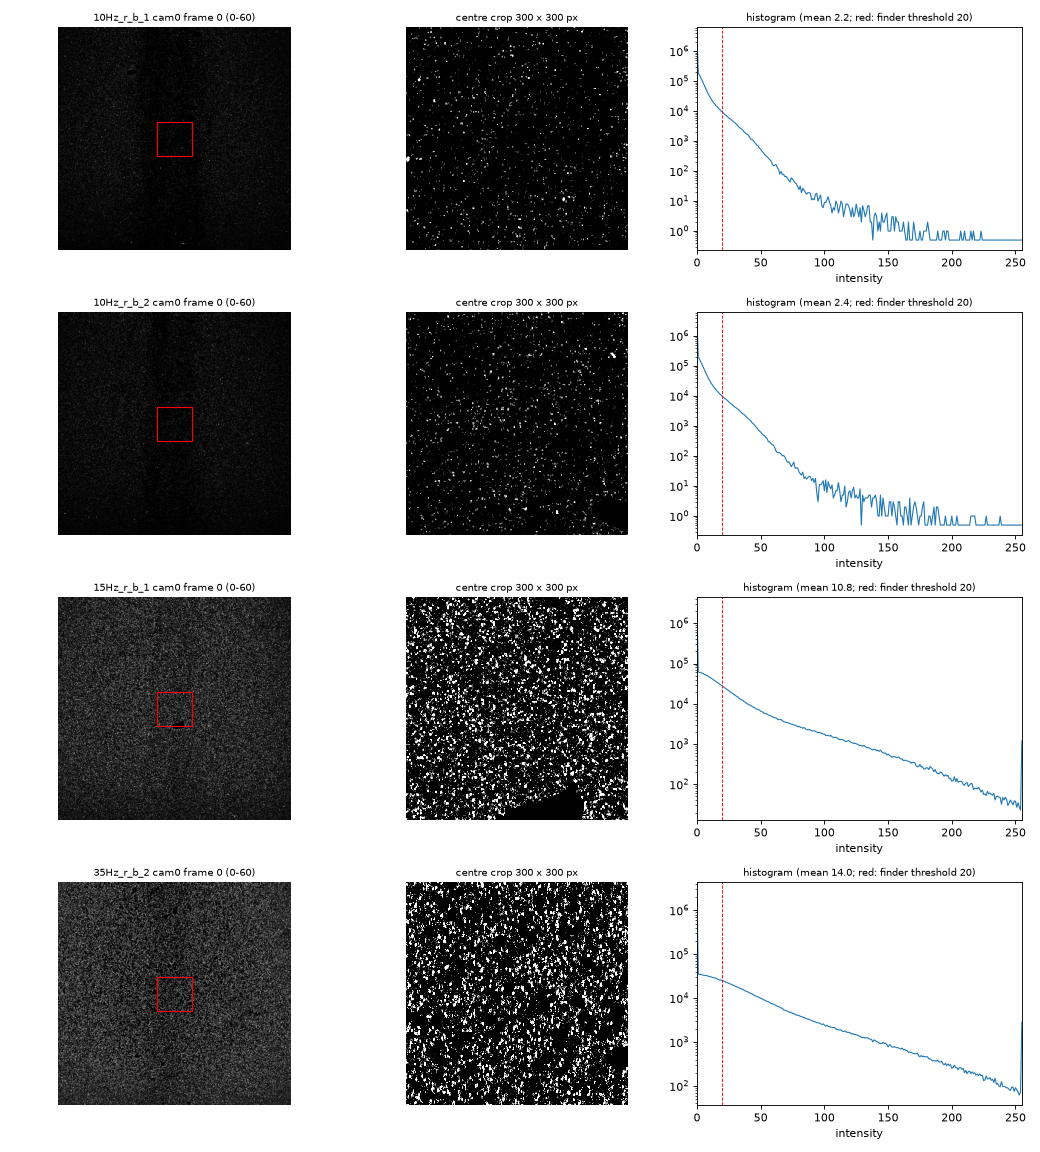

Source code (Python):
"""I2: what the masked images of each run look like (frame 0, every camera): a full frame and a 300 x 300 px crop at
the same place, shown on the same grey scale, and the intensity histogram.  Read only.

    python tests/look_images.py [RUN ...] [--frame F] [--out NAME]

Writes tests/<NAME>.png (default look_images.png).
"""
from __future__ import annotations

import argparse
import os
import sys

import cv2
import matplotlib

matplotlib.use("Agg")
import matplotlib.pyplot as plt  # noqa: E402
import numpy as np  # noqa: E402

sys.path.insert(0, os.path.dirname(os.path.dirname(os.path.abspath(__file__))))
import case  # noqa: E402


def main():
    ap = argparse.ArgumentParser()
    ap.add_argument("runs", nargs="*")
    ap.add_argument("--frame", type=int, default=0)
    ap.add_argument("--cam", type=int, default=0)
    ap.add_argument("--vmax", type=float, default=60.0)
    ap.add_argument("--out", default="look_images")
    args = ap.parse_args()
    cfg = case.load_config()
    runs = args.runs or ["10Hz_r_b_1", "10Hz_r_b_2", "15Hz_r_b_1", "35Hz_r_b_2"]
    fig, axes = plt.subplots(len(runs), 3, figsize=(13, 3.6 * len(runs)))
    axes = np.atleast_2d(axes)
    for i, r in enumerate(runs):
        img = cv2.imread(case.image_path(cfg, r, args.cam, args.frame), cv2.IMREAD_UNCHANGED)
        h, w = img.shape
        r0, c0 = h // 2 - 150, w // 2 - 150
        ax = axes[i, 0]
        ax.imshow(img, cmap="gray", vmin=0, vmax=args.vmax)
        ax.add_patch(plt.Rectangle((c0, r0), 300, 300, fill=False, ec="r", lw=1))
        ax.set_title(f"{r} cam{args.cam} frame {args.frame} (0-{args.vmax:g})", fontsize=9)
        ax.axis("off")
        ax = axes[i, 1]
        ax.imshow(img[r0:r0 + 300, c0:c0 + 300], cmap="gray", vmin=0, vmax=args.vmax, interpolation="nearest")
        ax.set_title("centre crop 300 x 300 px", fontsize=9)
        ax.axis("off")
        ax = axes[i, 2]
        hist = np.bincount(img.ravel(), minlength=256)
        ax.semilogy(np.arange(256), np.maximum(hist, 0.5), lw=1)
        ax.axvline(20, color="r", lw=0.8, ls="--")
        ax.set_xlim(0, 255)
        ax.set_title(f"histogram (mean {img.mean():.1f}; red: finder threshold 20)", fontsize=9)
        ax.set_xlabel("intensity")
    fig.tight_layout()
    path = os.path.join(case.TESTS, args.out + ".png")
    fig.savefig(path, dpi=80)
    print(path)


if __name__ == "__main__":
    main()
